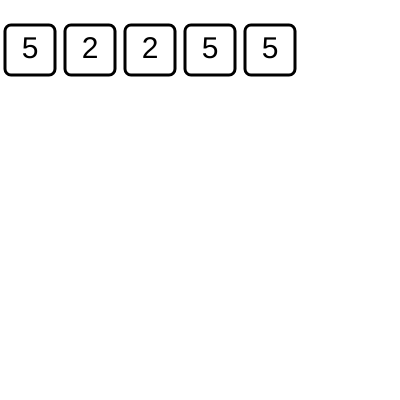
Frame 1 (no input)
Frame 60 (no input): identical to frame 1, image omitted
Frame 120 (the mouse pressed at the canvas centre since frame 60): identical to frame 1, image omitted

The p5.js sketch that drew this single still picture (run headless with seeded random() and noise() and a simulated clock; from frame 60 on, the mouse is pressed at the canvas centre):

// p5.js sketch
// ── sketch.js
let dice = [];
let numberOfDice = 5;

function setup() {
  createCanvas(400, 400);
  for (let i = 0; i < numberOfDice; i++) {
    dice[i] = new Die(6);
  }
}

function draw() {
  background("white");
  for (let i = 0; i < dice.length; i++) {
    const die = dice[i];
    die.place(60*i+30,50);
    die.display();
  }
}

function mouseClicked() {
  for (let i = 0; i < dice.length; i++) {
    const die = dice[i];
    if (die.isTouched(mouseX,mouseY)) {
      die.toggleFreeze();
    }
  }
}

function keyPressed() {
  shakeDice();
}

function deviceShaken() {
  shakeDice();
}

function shakeDice() {
  let list = "values: ";
  for (let i = 0; i < dice.length; i++) {
    const die = dice[i];
    die.roll();
    list = list + die.value + " ";
  }
  console.log(list);
}
// ── dice.js
class Die {
    
    constructor(sides) {
        this.size = 50;
        this.sides = sides;
        this.frozen = false;
        this.place(random(width),random(height));
        this.roll();
    }

    place(x,y) {
        this.x = x;
        this.y = y;
    }

    display() {
        rectMode(CENTER);
        textAlign(CENTER, CENTER);
        fill("white");
        strokeWeight(3);
        rect(this.x,this.y,this.size,this.size,6);
        if (this.frozen) {
            fill("silver");
        } else {
            fill("black");
        }
        textSize(30);
        text(this.value, this.x, this.y, this.size, this.size);
    }

    roll() {
        if (! this.frozen) 
            this.value = floor(random(this.sides)+1);
    }

    freeze() {
        this.frozen = true;
    }

    unfreeze() {
        this.frozen = false;
    }

    toggleFreeze() {
        this.frozen = ! this.frozen;
    }

    isTouched(x,y) {
        let halfsize = this.size/2;
        if (x >= (this.x-halfsize) && 
            x <= (this.x+halfsize) && 
            y >= (this.y-halfsize) && 
            y <= (this.y+halfsize)
        ) {
            return true;
        } 
        return false;
    }
}
// ── pumpkin.js
class Pumpkin{
    constructor(x, y){
        this.x = x;
        this.y = y;
        this.width = 10;
        this.height = 100;
        this.speed = 1;
        this.fallingNumber = Math.floor(random(1, 10));
        this.isLit = false;
    }

move(){

    this.y += this.speed;

    if(this.y > height + this.height) {
        this.y = -this.height;
    }
}




display(){
    push();
    translate(this.x, this.y);



  // falling number  
textSize(50);
fill(255);
textAlign(CENTER, CENTER);
text(this.fallingNumber, 400, 600);



    
//Draws pumpkin

push();
translate(300, 300);


strokeWeight(10);
stroke(164, 73, 7);
fill("#eb690b");

//pumpkin
ellipse(135, 60, 150, 300);
ellipse(50, 60, 150, 300);
ellipse(-10, 70, 200, 300);
ellipse(5, 80, 150, 300);
ellipse(50, 80, 150, 300);
ellipse(200, 70, 200, 300);
ellipse(175, 80, 150, 300);
ellipse(135, 80, 150, 300);
ellipse(95, 80, 100, 300);


//trunk
strokeWeight(10);
stroke(84, 55, 10);
fill("#784f0f");
rect(95, -100, 30, 70);

this.drawFace();

pop();
}

drawFace(){


let faceColor = this.isLit ? "#ffff00" : 0;




push();
//left eye 
translate(-40,125);
strokeWeight(5);
stroke(164, 73, 7);
fill(faceColor);
triangle(30, -60, 100, -60, 65, -120);


//right eye
translate(35, 0);
strokeWeight(5);
stroke(164, 73, 7);
fill(faceColor);
triangle(130, -60, 200, -60, 165, -120);



//nose
translate(35, 40);
strokeWeight(5);
stroke(164, 73, 7);
fill(faceColor);
triangle(40, -40, 90, -40, 65, -90);



//mouth 
translate(65, -5);
strokeWeight(5);
stroke(164, 73, 7);
fill(faceColor);
arc(0, 0, 200, 100, 0, PI, CHORD);

//right tooth
translate(20, 10);
strokeWeight(5);
stroke(164, 73, 7);
fill("#eb690b");
square(0, 0, 20);

//left tooth
translate(-60, 20);
strokeWeight(5);
stroke(164, 73, 7);
fill("#eb690b");
square(0, 0, 25);


pop();

}
















}
